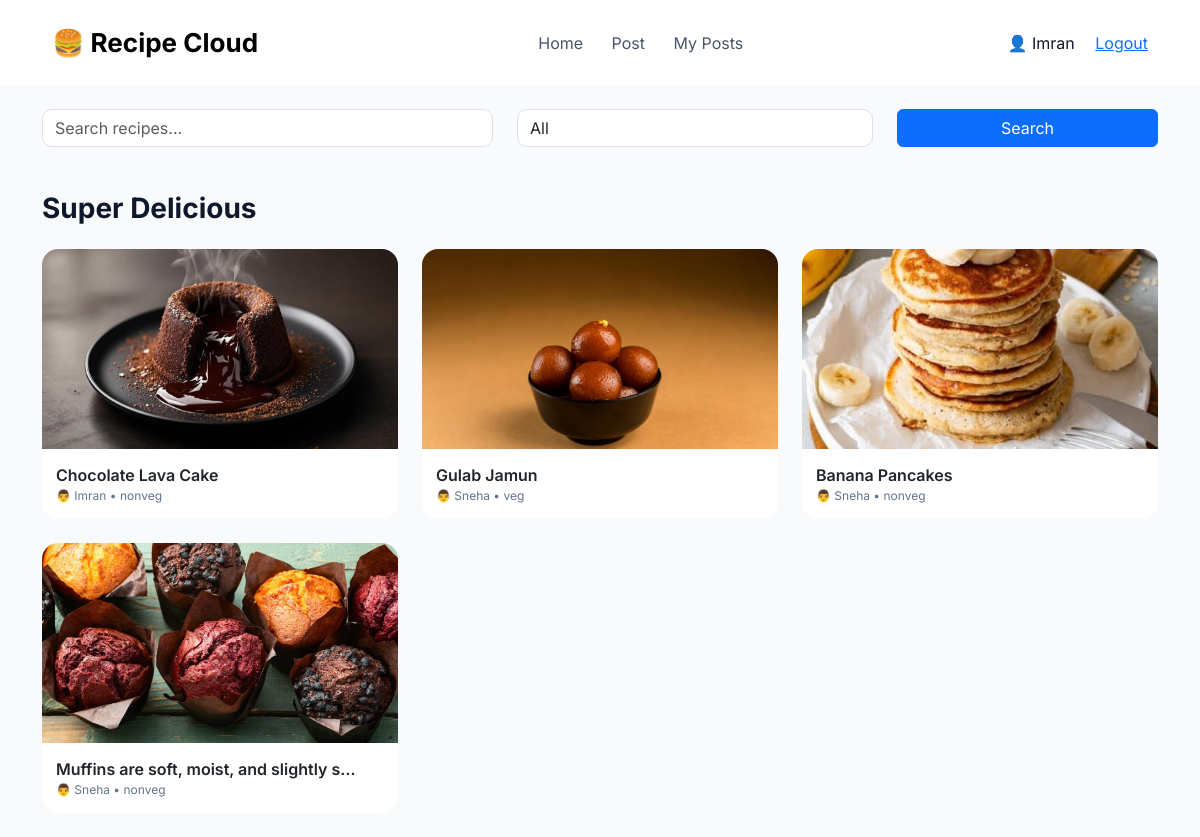
The app's page /posts/ (signed in) with its own data.
### users/models.py (models this page shows)
class User(AbstractUser):
    bio = models.TextField(blank=True)
    profile_image = models.ImageField(upload_to='profiles/', null=True, blank=True)
    security_question = models.CharField(max_length=255, blank=True)
    security_answer = models.CharField(max_length=255, blank=True)

### posts/models.py (models this page shows)
class Post(models.Model):
    user = models.ForeignKey(settings.AUTH_USER_MODEL, on_delete=models.CASCADE)
    media = models.FileField(upload_to='posts/', validators=[validate_media])
    description = models.TextField(blank=True)
    ingredients = models.TextField(blank=True)
    created_at = models.DateTimeField(auto_now_add=True)

### posts/views.py (the view)
# urls.py: path('', views.posts_home, name='posts_home'),   # ✅ FIXED
def posts_home(request):
    posts = Post.objects.all().order_by('-created_at')
    return render(request, 'users/home.html', {
        'posts': posts
    })

### users/templates/users/home.html (shortened to what this page needs)
<!DOCTYPE html>
<html>
<head>
    <link href="https://cdn.jsdelivr.net/npm/bootstrap@5.3.0/dist/css/bootstrap.min.css" rel="stylesheet">
</head>
<body>
<nav class="navbar">
    <div class="container d-flex justify-content-between align-items-center">
        <div class="navbar-brand">🍔 Recipe Cloud</div>
        <div>
<a href="{% url 'posts_home' %}" class="nav-link d-inline">Home</a>
            <a href="{% url 'create_post' %}" class="nav-link d-inline">Post</a>
            <a href="{% url 'my_posts' %}" class="nav-link d-inline">My Posts</a>
        </div>
        <div>
            👤 {{ request.user.username }}
<a href="{% url 'logout' %}" class="ms-3">Logout</a>
        </div>
    </div>
</nav>
<div class="container">
    <form method="GET" class="search-box mt-4">
        <div class="row">
            <div class="col-md-5">
                <input type="text" name="q" placeholder="Search recipes..." class="form-control">
            </div>
            <div class="col-md-4">
                <select name="category" class="form-control">
                    <option value="">All</option>
                </select>
            </div>
            <div class="col-md-3">
                <button class="btn btn-primary w-100">Search</button>
            </div>
        </div>
    </form>
    <div class="section-title">Super Delicious</div>
    <div class="row">
        {% for post in posts %}
        <div class="col-md-6 col-lg-4 mb-4">
            <div class="card z-card">
                <img src="{{ post.media.url }}"
                     data-bs-toggle="modal"
                     data-bs-target="#postModal{{ post.id }}">
                <div class="z-card-body">
                    <div class="z-title">
                        {{ post.description|truncatechars:40 }}
                    </div>
                    <div class="z-meta">
                        👨 {{ post.user.username }} • {{ post.category }}
                    </div>
                </div>
            </div>
        </div>
        {% endfor %}
    </div>
</div>
</body>
</html>

### users/templates/users/home.html (style rules this page uses)
body { background: #f8fafc; font-family: 'Inter', sans-serif; color: #0f172a; }
.navbar { background: #fff; padding: 18px 40px; }
.navbar-brand { font-weight: 700; font-size: 26px; }
.nav-link { margin: 0 12px; color: #475569 !important; }
.search-box input, .search-box select { border-radius: 10px; }
.section-title { font-size: 28px; font-weight: 700; margin: 40px 0 20px; }
.z-card { border-radius: 16px; overflow: hidden; border: none; background: #fff; transition: 0.3s; }
.z-card img { height: 200px; object-fit: cover; }
.z-card-body { padding: 14px; }
.z-title { font-weight: 600; }
.z-meta { font-size: 12px; color: #64748b; }

### records on screen
User: user.username "Imran"
Post: media (picture), description "Chocolate Lava Cake", user.username "Imran", category "nonveg"
Post: media (picture), description "Gulab Jamun", user.username "Sneha", category "veg"
Post: media (picture), description "Banana Pancakes", user.username "Sneha", category "nonveg"
Post: media (picture), description "Muffins are soft, moist, and slightly s…", user.username "Sneha", category "nonveg"
